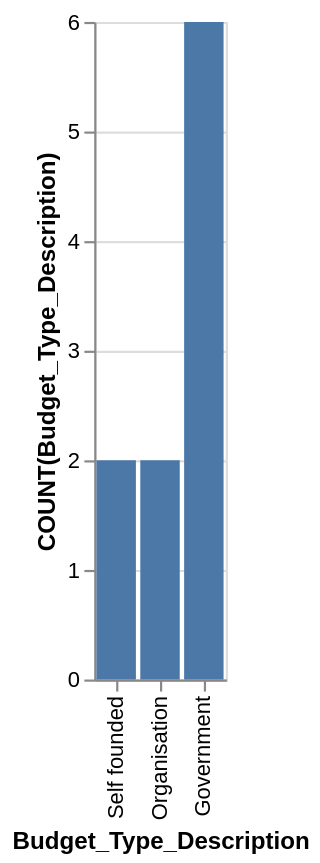

Write the Vega-Lite specification saved for this chart.
### Vega-Lite specification from a JSON file in a GitHub repository (floating-point values rounded to 4 significant figures)
{"data": {"values": [{"x_data": "Self founded", "y_data": 2}, {"x_data": "Organisation", "y_data": 2}, {"x_data": "Government", "y_data": 6}]}, "mark": "bar", "encoding": {"x": {"field": "x_data", "type": "nominal", "title": "Budget_Type_Description", "sort": "descending"}, "y": {"field": "y_data", "type": "quantitative", "title": "COUNT(Budget_Type_Description)"}}}
